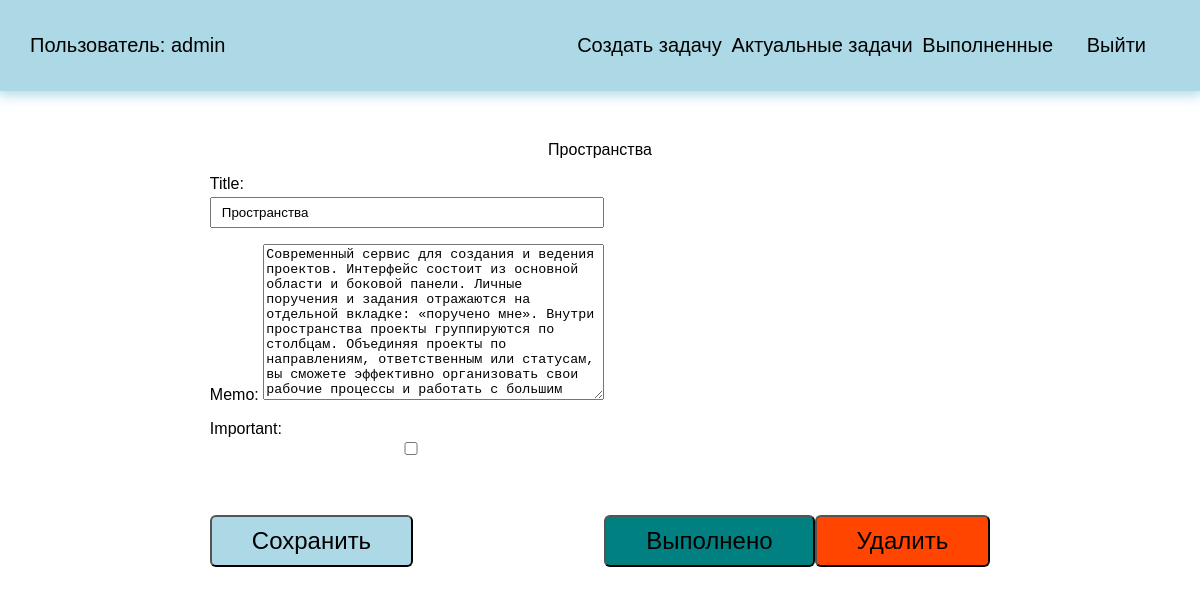
The app's page /todo/2 (signed in), older data.
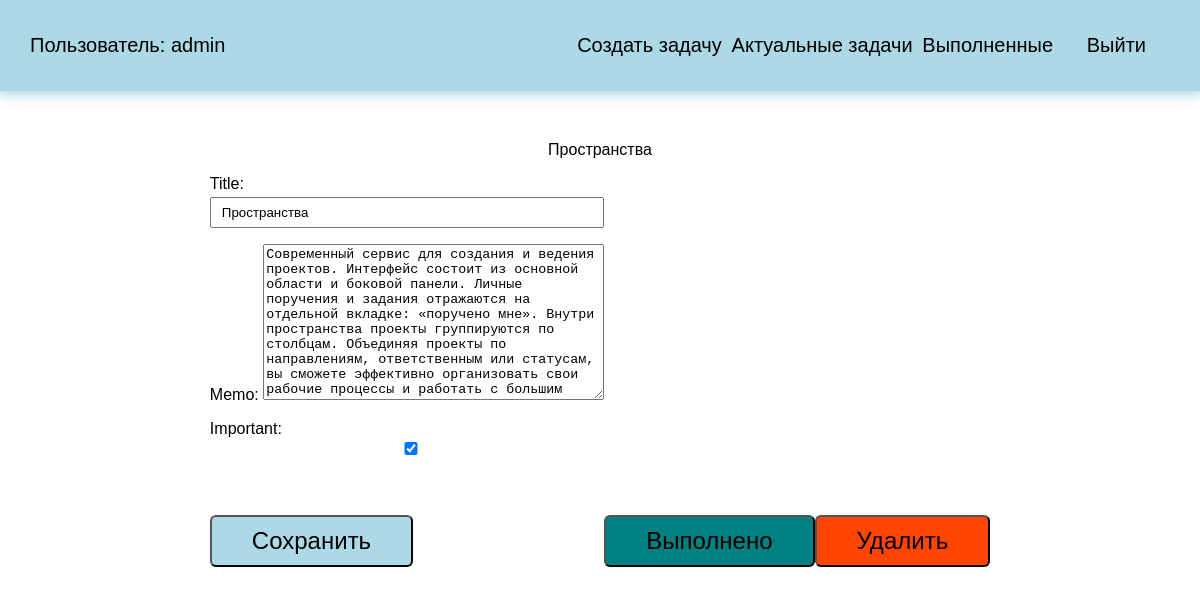
The same page, newer data.
### todo/models.py (models this page shows, shortened)
class Todo(models.Model):
    title = models.CharField(max_length=100)
    memo = models.TextField(blank=True)
    created = models.DateTimeField(auto_now_add=True)
    date_completed = models.DateTimeField(null=True, blank=True)
    important = models.BooleanField(default=False)
    user = models.ForeignKey(User, on_delete=models.CASCADE)

### todo/views.py (the view, shortened to what this page needs)
# urls.py: path('todo/<int:todo_pk>', views.view_todo, name="view_todo"),
@login_required
def view_todo(request, todo_pk):
    todo = get_object_or_404(Todo, pk=todo_pk)
    if request.method == 'GET':
        form = TodoForm(instance=todo)
        return render(request, 'todo/view_todo.html', {'todo': todo, 'form': form})

### todo/forms.py
class TodoForm(ModelForm):
    class Meta:
        model = Todo
        fields = ['title', 'memo', 'important']

### todo/templates/todo/view_todo.html (shortened to what this page needs)
{% extends 'todo/base.html' %}
{% block content %}
{{ todo.title }}
<div class="but">
    <form method="post">
        {{ form.as_p }}
        <button class="btn">Сохранить</button>
    </form>
    <form action="{% url 'completed_todo' todo.id %}" method="post">
        <button class="btn good">Выполнено</button>
    </form>
    <form action="{% url 'delete_todo' todo.id %}" method="post">
        <button class="btn remove">Удалить</button>
    </form>
</div>
{% endblock %}

Row changes from the older to the newer data that the page shows:
changed Todo "Пространства": important "☐" → "☑"
